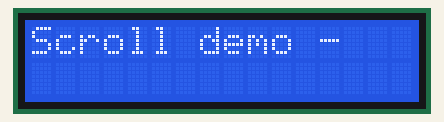
This sketch was run on a simulated Arduino Uno, built with avr-gcc and run on an emulated ATmega328P. Shown: 16×2 character LCD.

Above: at 0.1 s.
At 1.6 s:
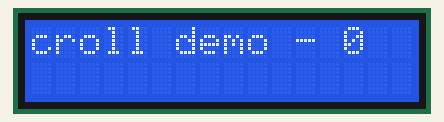
At 2.1 s:
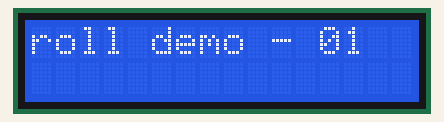
At 3.1 s:
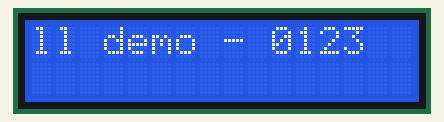
At 4.6 s:
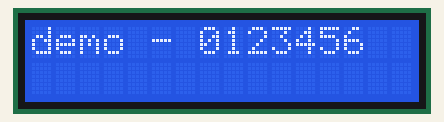
At 6.6 s:
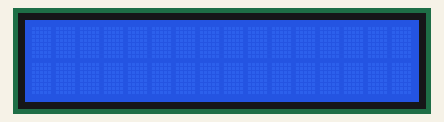

Measured:
- by itself, everything shown: repeats every 7.5 s, in 12 steps
- what the display in image 1 shows lasts 0.5 s, from 1.6 s to 2.1 s
- what the display in image 5 shows lasts 1.0 s, from 6.6 s to 7.6 s

The sketch:

scrolling_text.ino
```cpp
//sketch created by Akshay Joseph
#include <Wire.h>
#include <LiquidCrystal_I2C.h>

LiquidCrystal_I2C lcd(0x27, 16, 2);

void setup()
{
  lcd.init();
  lcd.backlight();
  lcd.clear();
}

void loop()
{
     lcd.setCursor(0,0);
  lcd.print("Scroll demo - ");
  delay(1500);
  // set the display to automatically scroll:
  lcd.autoscroll();
  // print from 0 to 9:
  for (int thisChar = 0; thisChar < 10; thisChar++) {
    lcd.print(thisChar);
    delay(500);
    }
  // turn off automatic scrolling
  lcd.noAutoscroll();

  // clear screen
  lcd.clear();

  //Delay
  delay(1000);
}
```
